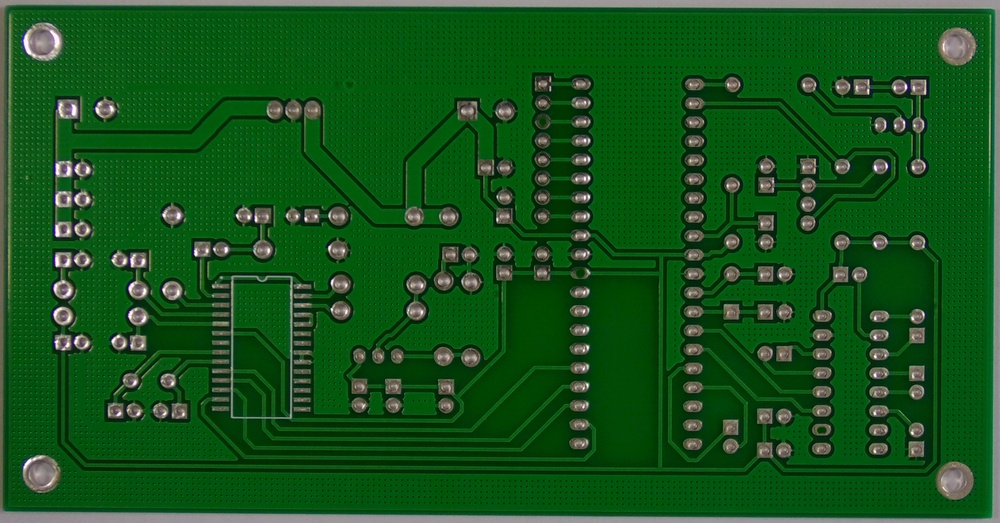
#> input picture VC__PCBDefectDetection/images/test_1/input/01_missing_hole_01.jpg, 1000 x 523 px, shrunk from 3034 x 1586 before the run, given in place of 01.JPG, which was not available
$ python main.py   (older library calls are emulated)
#> lines starting #> are read from the running program, lines starting #| are printed output that depends on the picture; pictures that were not available may be replaced by others from this repository, and a replacement may not be noted
### VC__PCBDefectDetection/src/utils/images_io.py
import os
import shutil

import cv2
from cv2.typing import MatLike


class ImagePair:
    def __init__(self, template_path:str, test_path:str, gray:bool = False):
#> called with template_path = './../images/template_images', gray = True
        self.test_name = os.path.basename(test_path).removesuffix(".jpg")
        self.pcb_id, self.fault_type, self.fault_number = self.test_name[:2], self.test_name[3:-3], self.test_name[-2:]

        full_template_path = f"{template_path}/{self.pcb_id}.JPG"

        print(f"loading {self.test_name} [pcb:{self.pcb_id}, fault:{self.fault_type}, fault_num:{self.fault_number}]")
        print(f"paths: [test={test_path}, template={full_template_path}]")

        self.template = cv2.imread(full_template_path)
#> self.template is the input picture: shape (523, 1000, 3); mean B, G, R 27.5, 83.6, 21.5
        self.test = cv2.imread(test_path)
        self.test_raw = self.test # Test RAW = direct input, test kan grayscale zijn
        if gray:
            self.template = cv2.cvtColor(self.template, cv2.COLOR_BGR2GRAY)
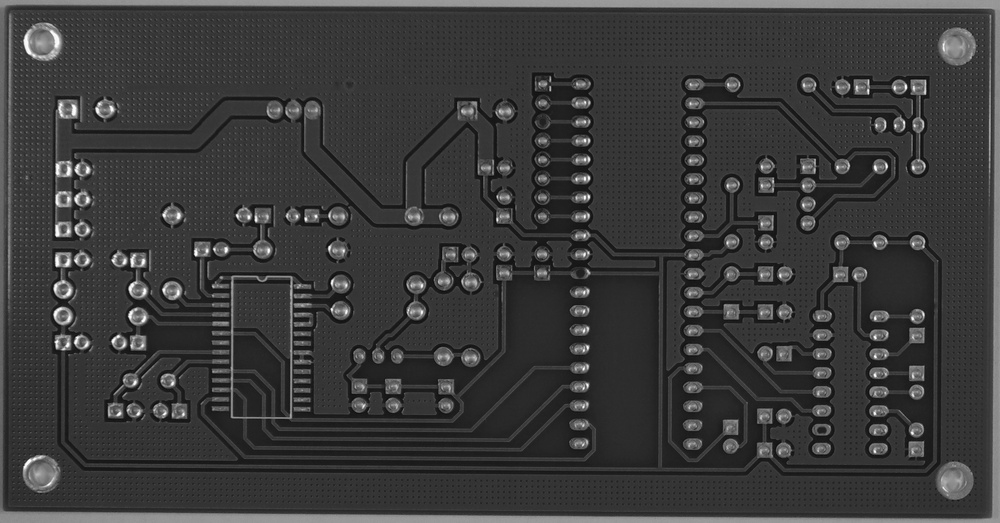
#> self.template: shape (523, 1000); min 9, max 253, mean 58.6
            self.test = cv2.cvtColor(self.test, cv2.COLOR_BGR2GRAY)

class ImageFolder:
    def __init__(self, base_path:str, test_dir_name:str, gray:bool = False):
        self.input_folder = f"{base_path}/{test_dir_name}/input"
        self.output_folder = f"{base_path}/{test_dir_name}/output"
        self.processed_folder = f"{base_path}/{test_dir_name}/processed"

        template_base = f"{base_path}/template_images"
        self.images = [ImagePair(template_base, f"{self.input_folder}/{test_path}", gray) for test_path in os.listdir(self.input_folder)]

    def clean_and_make_out_and_processed_folder(self):
        if os.path.exists(self.output_folder):
            shutil.rmtree(self.output_folder)
        if os.path.exists(self.processed_folder):
            shutil.rmtree(self.processed_folder)
        os.makedirs(self.output_folder)
        os.makedirs(self.processed_folder)


    def write_out_image(self, img:MatLike, input_pair:ImagePair):
        cv2.imwrite(f"{self.output_folder}/{input_pair.test_name}.jpg", img)

    def write_processed_image(self, img:MatLike, input_pair:ImagePair):
        cv2.imwrite(f"{self.processed_folder}/{input_pair.test_name}.jpg", img)

### VC__PCBDefectDetection/src/processing.py
import cv2
from cv2.typing import MatLike
import numpy as np
from matplotlib import pyplot as plt
from skimage.metrics import structural_similarity as ssim
from src.utils.postprocesing import draw_bounding_boxes

def detect_features(detector_name, img: MatLike):
    if detector_name == "SIFT":
        detector = cv2.SIFT_create()
    elif detector_name == "ORB":
        detector = cv2.ORB_create(nfeatures=500)
    elif detector_name == "AKAZE":
        detector = cv2.AKAZE_create()
    else:
        raise ValueError("Invalid detector name")
    keypoints, descriptors = detector.detectAndCompute(img, None)
    return keypoints, descriptors


def match_features(detector_name, descriptors1, descriptors2) -> list[cv2.DMatch]:
    # Use FLANN or BFMatcher for matching
    if detector_name == "SIFT" or detector_name == "AKAZE":
        index_params = {"algorithm":1, "trees":5}
        search_params = {"checks":50}
        matcher = cv2.FlannBasedMatcher(index_params, search_params)
    else:
        matcher = cv2.BFMatcher(cv2.NORM_HAMMING, crossCheck=False)

    matches = matcher.knnMatch(descriptors1, descriptors2, k=2)

    # Apply Lowe's ratio test
    good_matches = []
    for m, n in matches:
        if m.distance < 0.6 * n.distance:
            good_matches.append(m)
    return good_matches

def undo_transform(keypoints1, keypoints2, matches:list[cv2.DMatch], template, test) -> MatLike:
    src_pts = np.float32([keypoints1[m.queryIdx].pt for m in matches]).reshape(-1, 1, 2)
    dst_pts = np.float32([keypoints2[m.trainIdx].pt for m in matches]).reshape(-1, 1, 2)

    # De homography is al invers. Daarom wordt de test transf niet inverted en de template wel
    homography, _ = cv2.findHomography(dst_pts, src_pts, cv2.RANSAC)
    # CORRECTIE TEST IMAGE (om te zien of de transform volledig undone is)
    h, w = template.shape[:2]
    corrected_image = cv2.warpPerspective(test, homography, (w, h), flags=cv2.INTER_LINEAR)
    # INVERSE-CORRECTIE TEMPLATE (dan kan de SSIM laten zien in het perspectief van de test image)
    h, w = test.shape[:2]
    inverse_corrected_template_image = cv2.warpPerspective(template, np.linalg.inv(homography), (w, h), flags=cv2.INTER_LINEAR)
    return corrected_image, inverse_corrected_template_image

def feature_matching_undo_transform(test:MatLike, template:MatLike, algorithm:str="SIFT", k:int=50):
    keypoints1, descriptors1 = detect_features(algorithm, template)
    keypoints2, descriptors2 = detect_features(algorithm, test)

    good_matches = match_features(algorithm, descriptors1, descriptors2)
    good_matches = sorted(good_matches, key=lambda x: x.distance)[:k]

    img_matches = cv2.drawMatches(template, keypoints1, test, keypoints2, good_matches, None,
                                  flags=cv2.DrawMatchesFlags_NOT_DRAW_SINGLE_POINTS)

    plt.figure(figsize=(16,9))
    plt.imshow(img_matches)
    plt.title(f"Feature Matching using {algorithm}")

    corrected_img, uncorrected_temp = undo_transform(keypoints1, keypoints2, good_matches, template, test)
    return corrected_img, uncorrected_temp


def boxes_with_ssim(test:MatLike, template:MatLike, test_raw:MatLike, min_defect_area=1, thresh=75, plot=True) -> MatLike:
    # Vind de defecten d.m.v. ssim

    score, diff = ssim(test, template, full=True)
    diff = (diff * 255).astype("uint8")

    # >>> VOOR TEST_5 EN 6 (werkt ook zonder, maar dit is cleaner):
    mask = (template > 0).astype(np.uint8) # mask voor waar (getransfromeerde) template niet 0 is. (rotatie geeft lege hoeken van 0)
    mask_eroded = cv2.erode(mask, np.ones((15, 15), np.uint8), iterations=4) # erosie: "verdikt" de rand van de mask. Anders is de rand van de geroteerde pcb zichtbaar in SSIM
    diff_masked = np.where(mask_eroded, diff, 255) # lege gebied 255 maken (255 = 100% simularity, 0% difference)
    # <<<
    _, thresh = cv2.threshold(diff_masked, thresh, 255, cv2.THRESH_BINARY_INV)
    if plot:
        plt.figure()
        plt.title('SSIM similarity')
        plt.imshow(diff_masked, cmap='turbo')
        plt.colorbar()
        plt.figure()
        plt.title('Below threshold')
        plt.imshow(thresh)
        plt.colorbar()
    contours, _ = cv2.findContours(thresh, cv2.RETR_EXTERNAL, cv2.CHAIN_APPROX_SIMPLE)
    return draw_bounding_boxes(test_raw, contours, min_defect_area)

### VC__PCBDefectDetection/src/utils/postprocesing.py
import cv2


def draw_bounding_boxes(img, contours, min_defect_area=1, padding_indication_boxes=10, image_ignore_padding=20, box_merge_area=50, draw_padding=True):
    boxes = []
    height, width, _ = img.shape

    # Collect valid bounding boxes
    for contour in contours:
        if cv2.contourArea(contour) > min_defect_area:
            x, y, w, h = cv2.boundingRect(contour)
            boxes.append((x, y, x + w, y + h))  # Store (x1, y1, x2, y2)

    # Merge close boxes
    boxes = merge_boxes(boxes, box_merge_area)

    # Draw refined bounding boxes
    for x1, y1, x2, y2 in boxes:
        xs_in_range = _in_range(x1, width, image_ignore_padding) and _in_range(x2, width, image_ignore_padding)
        ys_in_range = _in_range(y1, height, image_ignore_padding) and _in_range(y2, height, image_ignore_padding)
        if xs_in_range and ys_in_range:
            cv2.rectangle(img, (x1 - padding_indication_boxes, y1 - padding_indication_boxes), (x2 + padding_indication_boxes, y2 + padding_indication_boxes), (0, 0, 255), 3)  # Red in BGR

    if draw_padding:
        cv2.rectangle(img, (image_ignore_padding, image_ignore_padding), (width-image_ignore_padding, height-image_ignore_padding), (255, 255, 0),3)

    return img

def merge_boxes(boxes, merge_distance):
    merged_boxes = []

    while len(boxes) > 0:
        x1, y1, x2, y2 = boxes[0]  # Take first box
        boxes = boxes[1:]

        close_boxes = []
        for (xx1, yy1, xx2, yy2) in boxes:
            if (
                xx1 <= x2 + merge_distance and xx2 >= x1 - merge_distance and
                yy1 <= y2 + merge_distance and yy2 >= y1 - merge_distance
            ):
                # Expand the box
                x1, y1, x2, y2 = min(x1, xx1), min(y1, yy1), max(x2, xx2), max(y2, yy2)
                close_boxes.append((xx1, yy1, xx2, yy2))

        # Remove merged boxes
        boxes = [b for b in boxes if b not in close_boxes]

        merged_boxes.append((x1, y1, x2, y2))

    return merged_boxes

def _in_range(x, dimension, padding):
    return padding <= x <= dimension - padding

### VC__PCBDefectDetection/src/utils/preprocesing.py
import cv2
import numpy as np
from cv2.typing import MatLike
from matplotlib import pyplot as plt

'''
NOISE REMOVAL
'''

def remove_periodische_ruis(img:MatLike, notch_position:tuple[int]):
    fshift = fourier_transform(img)
    fshift_magnitude = np.log1p(np.abs(fshift))
    gaussian_mask = gaussian_notch_filter(img, notch_position)
    fshift_filtered = fshift * gaussian_mask
    fshift_filtered_magnitude = np.log1p(np.abs(fshift_filtered))
    img_filtered = inverse_fourier_transform(fshift_filtered)
    filtered = cv2.normalize(img_filtered, None, 0, 255, cv2.NORM_MINMAX, cv2.CV_8U)
    plt.figure()
    # plt.imshow(filtered, cmap='turbo')
    plt.imshow(fshift_magnitude, cmap='turbo')
    plt.colorbar()
    plt.figure()
    plt.imshow(fshift_filtered_magnitude, cmap='turbo')
    plt.colorbar()
    return filtered


def gaussian(img:MatLike, kernel=7):
    # Apply median blur
    denoised = cv2.GaussianBlur(img, (kernel, kernel), 0)  # Kernel size can be 3, 5, or 7 (must be odd)
    return denoised

def median(img:MatLike, kernel=7):
    # Apply median blur
    denoised = cv2.medianBlur(img, kernel)  # Kernel size can be 3, 5, or 7 (must be odd)    return denoised
    return denoised

'''
HULP FUNCTIES
'''

def magnitude_transform(fshift):
    return 20 * np.log1p(np.abs(fshift))


def fourier_transform(img: MatLike):
    f = np.fft.fft2(img)
    fshift = np.fft.fftshift(f)
    return fshift


def gaussian_notch_filter(img: MatLike, notch_offset, sigma = 100):
    rows, cols = img.shape
    center = (rows // 2, cols // 2)

    # Create an all-ones mask
    gaussian_mask = np.ones((rows, cols), np.float32)

    def apply_gaussian_notch(mask, center_x, center_y, sigma=10):
        """ Apply a smooth Gaussian attenuation at a specific frequency location. """
        x, y = np.meshgrid(np.arange(cols), np.arange(rows))
        gaussian = np.exp(-((x - center_x) ** 2 + (y - center_y) ** 2) / (2 * sigma ** 2))
        mask *= (1 - gaussian)  # Subtract Gaussian from 1 to create a notch
        return mask

    gaussian_mask = apply_gaussian_notch(gaussian_mask, center[1] + notch_offset[0], center[0] + notch_offset[1], sigma)
    gaussian_mask = apply_gaussian_notch(gaussian_mask, center[1] - notch_offset[0], center[0] - notch_offset[1], sigma)
    return gaussian_mask


# [7 lines left out: function low_pass_filter, not called in this run]


def inverse_fourier_transform(img):
    f_ishift = np.fft.ifftshift(img)
    image_filtered = np.fft.ifft2(f_ishift)
    image_filtered = np.abs(image_filtered)

    # image_filtered = cv2.normalize(image_filtered, None, 0, 255, cv2.NORM_MINMAX).astype(np.uint8)
    return image_filtered

### VC__PCBDefectDetection/src/main.py
from typing import Callable

from src.processing import *
from src.utils.images_io import *
from src.utils.preprocesing import *
from config import BASE_PATH, PROCESS_PARAMS

PLOT_SSIM = True


def handle_raw(test:MatLike, template:MatLike, test_raw:MatLike) -> tuple[MatLike, MatLike]:
    return boxes_with_ssim(test, template, test_raw, plot=PLOT_SSIM), test

def handle_periodic_noise(test:MatLike, template:MatLike, test_raw:MatLike, params:dict) -> tuple[MatLike, MatLike]:
    filtered = remove_periodische_ruis(test, params['notch'])
    return boxes_with_ssim(filtered, template, test_raw, plot=PLOT_SSIM), filtered

def handle_median_filter(test:MatLike, template:MatLike, test_raw:MatLike, params:dict) -> tuple[MatLike, MatLike]:
    filtered_test = median(test)
    filtered_template = median(template)
    min_defect, thresh = params['min_defect_area'], params['thresh']
    return boxes_with_ssim(filtered_test, filtered_template, test_raw, min_defect_area=min_defect, thresh=thresh, plot=PLOT_SSIM), filtered_test

def handle_gaussian_filter(test:MatLike, template:MatLike, test_raw:MatLike, params:dict) -> tuple[MatLike, MatLike]:
    filtered_test = gaussian(test)
    filtered_template = gaussian(template)
    min_defect, thresh = params['min_defect_area'], params['thresh']
    return boxes_with_ssim(filtered_test, filtered_template, test_raw, min_defect_area=min_defect, thresh=thresh, plot=PLOT_SSIM), filtered_test

def handle_feature_matching(test:MatLike, template:MatLike, test_raw:MatLike, params:dict):
    do_filter = params['filter']
    filtered_test = gaussian(test) if do_filter else test
    filtered_template = gaussian(template) if do_filter else template
    corrected_test, inv_corrected_templ = feature_matching_undo_transform(filtered_test, filtered_template)
    # corrected test doet een 'undo' op de transfrom van de test, bewijst dat de feature matching + homography werkt
    # inv_corrected_templ gaat de inverse 'correctie' op de template doen. Dan kan SSIM daarop en blijft de output in perspectief van de test img
    if 'thresh' in params:
        return boxes_with_ssim(filtered_test, inv_corrected_templ, test_raw, plot=PLOT_SSIM, thresh=params['thresh']), corrected_test
    return boxes_with_ssim(filtered_test, inv_corrected_templ, test_raw, plot=PLOT_SSIM), corrected_test


def main():
    do('test_1', handle_raw, True)
#> the loop in do, `for i, image_pair in enumerate(folder.images):` made 1 pass
#> after the loop in do, `for i, image_pair in enumerate(folder.images):`:
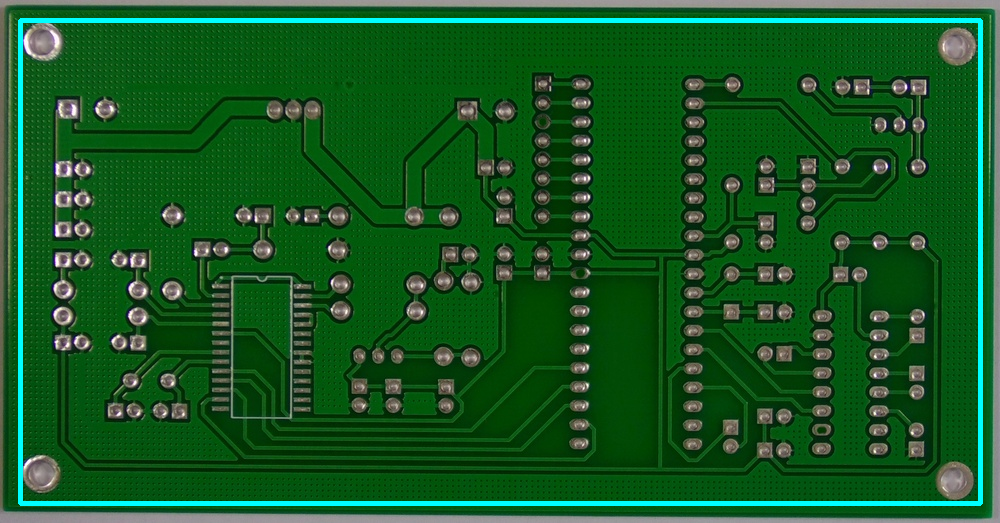
#> out_img: shape (523, 1000, 3); mean B, G, R 34.1, 88.2, 21.3
    do('test_2', handle_gaussian_filter, True)
#> the loop in do (call 2), `for i, image_pair in enumerate(folder.images):` made 1 pass
    do('test_3', handle_median_filter, True)
#> the loop in do (call 3), `for i, image_pair in enumerate(folder.images):` made 1 pass
#> pass 1, in median, `denoised = cv2.medianBlur(img, kernel)`:
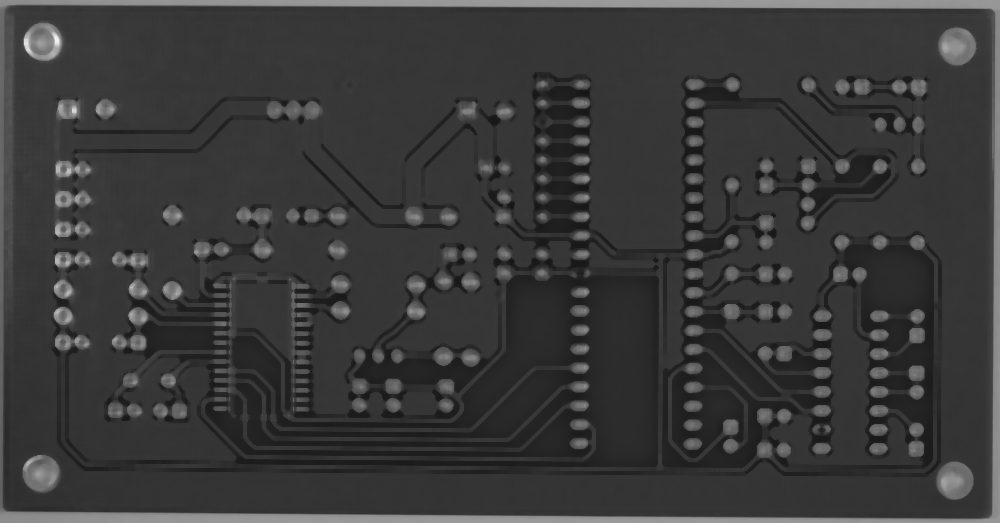
#> denoised: shape (523, 1000); min 22, max 242, mean 57.7
    do('test_4', handle_periodic_noise, True)
#> the loop in do (call 4), `for i, image_pair in enumerate(folder.images):` made 1 pass
#> pass 1, in remove_periodische_ruis, `fshift_magnitude = np.log1p(np.abs(fshift))`:
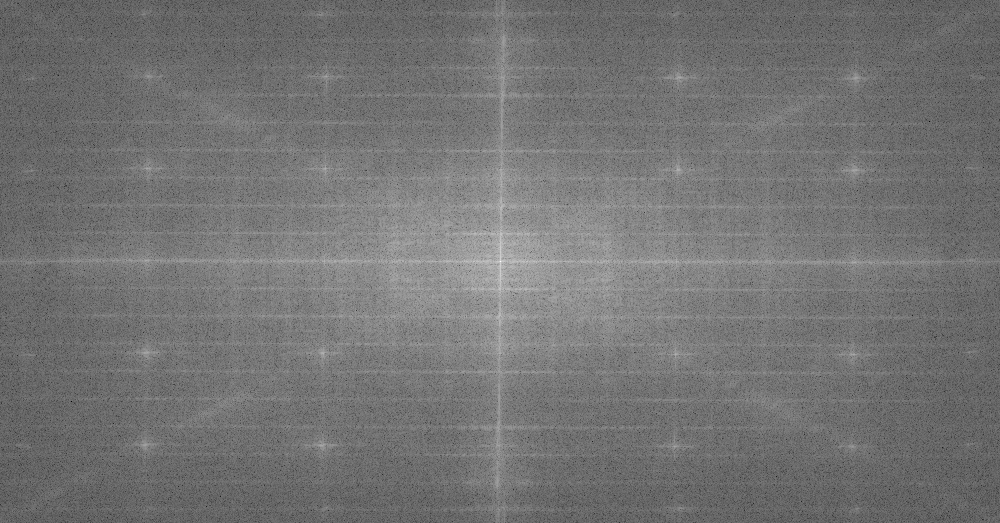
#> fshift_magnitude: shape (523, 1000) float64; min 0.649, max 17.24, mean 8.18; drawn with min black and max white
#> pass 1, in remove_periodische_ruis, `gaussian_mask = gaussian_notch_filter(img, notch_position)`:
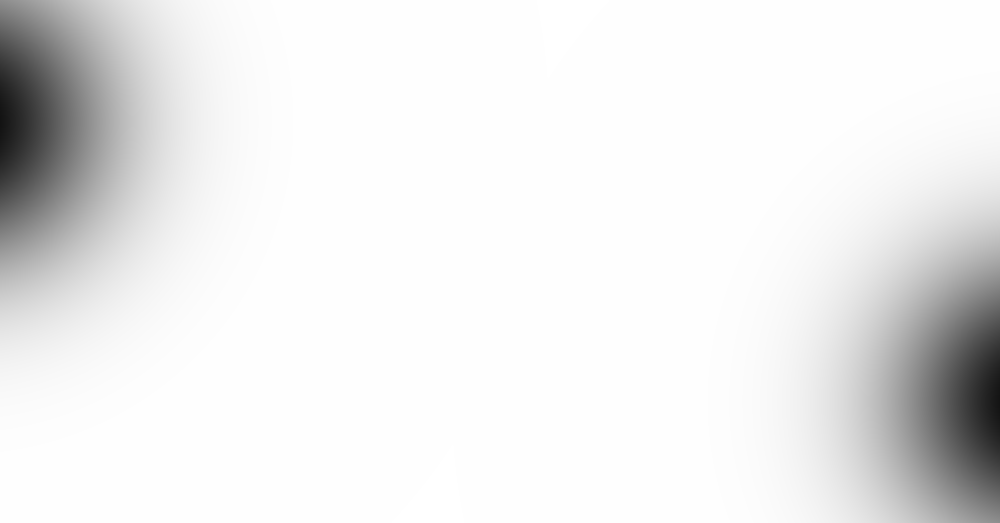
#> gaussian_mask: shape (523, 1000) float32; min 0.0769, max 1, mean 0.926
    do('test_5', handle_feature_matching, True)
    do('test_6', handle_feature_matching, True)
#> the loop in do (call 6), `for i, image_pair in enumerate(folder.images):` made 1 pass
#> pass 1, in feature_matching_undo_transform (call 2), `img_matches = cv2.drawMatches(template, keypoints1, test, keypoints2, ..`:
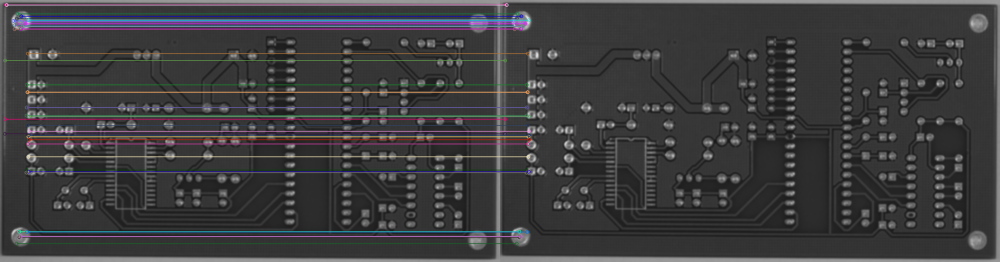
#> img_matches: shape (523, 2000, 3) (shown at 1/2 size); mean of channels 0, 1, 2 62.5, 60.9, 61.6; drawn as B, G, R

    plt.show()
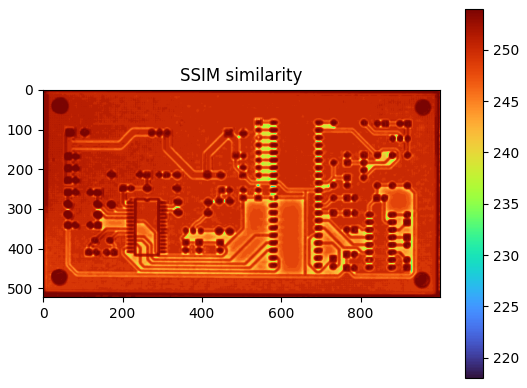
#> figure drawn by matplotlib, 2 panels

def do(test_dir_name:str, process:Callable[..., tuple[MatLike, MatLike]], gray=False):
    print(f"handling test_dir: {test_dir_name}")
    folder = ImageFolder(BASE_PATH, test_dir_name, gray)
    folder.clean_and_make_out_and_processed_folder()
    num_of_images = len(folder.images)
    for i, image_pair in enumerate(folder.images):
        params = PROCESS_PARAMS[test_dir_name].get(image_pair.pcb_id)
        out_img, proc_img = process(image_pair.test, image_pair.template, image_pair.test_raw, params) if params else process(image_pair.test,image_pair.template, image_pair.test_raw)
        folder.write_out_image(out_img, image_pair)
        folder.write_processed_image(proc_img, image_pair)
        print(f"  -> processed {i+1}/{num_of_images} images")

if __name__ == '__main__':
    main()
